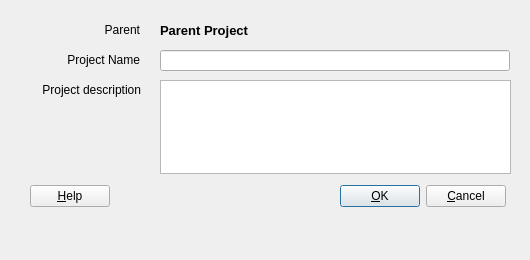
<ui version="4.0" >
 <author>G. Allen Morris III</author>
 <comment>Dialog to add a new project.</comment>
 <class>AddProject</class>
 <widget class="QDialog" name="AddProject" >
  <property name="geometry" >
   <rect>
    <x>0</x>
    <y>0</y>
    <width>530</width>
    <height>260</height>
   </rect>
  </property>
  <property name="windowTitle" >
   <string>AddProject</string>
  </property>
  <property name="whatsThis" >
   <string>What is this.</string>
  </property>
  <property name="sizeGripEnabled" >
   <bool>false</bool>
  </property>
  <widget class="QWidget" name="Layout1" >
   <property name="geometry" >
    <rect>
     <x>30</x>
     <y>180</y>
     <width>476</width>
     <height>33</height>
    </rect>
   </property>
   <layout class="QHBoxLayout" >
    <property name="spacing" >
     <number>6</number>
    </property>
    <property name="margin" >
     <number>0</number>
    </property>
    <item>
     <widget class="QPushButton" name="buttonHelp" >
      <property name="text" >
       <string>&amp;Help</string>
      </property>
      <property name="shortcut" >
       <string>F1</string>
      </property>
      <property name="autoDefault" >
       <bool>true</bool>
      </property>
     </widget>
    </item>
    <item>
     <spacer name="Horizontal Spacing2" >
      <property name="orientation" >
       <enum>Qt::Horizontal</enum>
      </property>
      <property name="sizeType" >
       <enum>QSizePolicy::Expanding</enum>
      </property>
      <property name="sizeHint" stdset="0" >
       <size>
        <width>20</width>
        <height>20</height>
       </size>
      </property>
     </spacer>
    </item>
    <item>
     <widget class="QPushButton" name="buttonOk" >
      <property name="text" >
       <string>&amp;OK</string>
      </property>
      <property name="shortcut" >
       <string/>
      </property>
      <property name="autoDefault" >
       <bool>true</bool>
      </property>
      <property name="default" >
       <bool>true</bool>
      </property>
     </widget>
    </item>
    <item>
     <widget class="QPushButton" name="buttonCancel" >
      <property name="text" >
       <string>&amp;Cancel</string>
      </property>
      <property name="shortcut" >
       <string/>
      </property>
      <property name="autoDefault" >
       <bool>true</bool>
      </property>
     </widget>
    </item>
   </layout>
  </widget>
  <widget class="QLineEdit" name="lineEdit1" >
   <property name="geometry" >
    <rect>
     <x>160</x>
     <y>50</y>
     <width>350</width>
     <height>21</height>
    </rect>
   </property>
  </widget>
  <widget class="QLabel" name="textLabel1" >
   <property name="geometry" >
    <rect>
     <x>40</x>
     <y>50</y>
     <width>100</width>
     <height>20</height>
    </rect>
   </property>
   <property name="text" >
    <string>&lt;p align="right">Project Name&lt;/p></string>
   </property>
   <property name="wordWrap" >
    <bool>false</bool>
   </property>
   <property name="buddy" >
    <cstring>lineEdit1</cstring>
   </property>
  </widget>
  <widget class="QLabel" name="textLabel4" >
   <property name="geometry" >
    <rect>
     <x>70</x>
     <y>20</y>
     <width>70</width>
     <height>20</height>
    </rect>
   </property>
   <property name="text" >
    <string>&lt;p align="right">Parent&lt;/p></string>
   </property>
   <property name="wordWrap" >
    <bool>false</bool>
   </property>
  </widget>
  <widget class="QLabel" name="textLabel2" >
   <property name="geometry" >
    <rect>
     <x>20</x>
     <y>80</y>
     <width>121</width>
     <height>20</height>
    </rect>
   </property>
   <property name="text" >
    <string>&lt;p align="right">Project description&lt;/p></string>
   </property>
   <property name="wordWrap" >
    <bool>false</bool>
   </property>
   <property name="buddy" >
    <cstring>plainTextEdit</cstring>
   </property>
  </widget>
  <widget class="QLabel" name="Parent_Project" >
   <property name="geometry" >
    <rect>
     <x>160</x>
     <y>20</y>
     <width>300</width>
     <height>20</height>
    </rect>
   </property>
   <property name="font" >
    <font>
     <pointsize>10</pointsize>
     <weight>75</weight>
     <bold>true</bold>
    </font>
   </property>
   <property name="toolTip" >
    <string>The Parent project.</string>
   </property>
   <property name="whatsThis" >
    <string comment="This is replaced with the parent project name." >The parent project</string>
   </property>
   <property name="text" >
    <string>Parent Project</string>
   </property>
   <property name="wordWrap" >
    <bool>false</bool>
   </property>
  </widget>
  <widget class="QPlainTextEdit" name="plainTextEdit" >
   <property name="geometry" >
    <rect>
     <x>160</x>
     <y>80</y>
     <width>351</width>
     <height>94</height>
    </rect>
   </property>
  </widget>
 </widget>
 <layoutdefault spacing="6" margin="11" />
 <pixmapfunction>qPixmapFromMimeSource</pixmapfunction>
 <tabstops>
  <tabstop>lineEdit1</tabstop>
  <tabstop>plainTextEdit</tabstop>
  <tabstop>buttonOk</tabstop>
  <tabstop>buttonCancel</tabstop>
  <tabstop>buttonHelp</tabstop>
 </tabstops>
 <resources/>
 <connections>
  <connection>
   <sender>buttonOk</sender>
   <signal>clicked()</signal>
   <receiver>AddProject</receiver>
   <slot>add_project()</slot>
   <hints>
    <hint type="sourcelabel" >
     <x>349</x>
     <y>182</y>
    </hint>
    <hint type="destinationlabel" >
     <x>20</x>
     <y>20</y>
    </hint>
   </hints>
  </connection>
  <connection>
   <sender>buttonCancel</sender>
   <signal>clicked()</signal>
   <receiver>AddProject</receiver>
   <slot>accept()</slot>
   <hints>
    <hint type="sourcelabel" >
     <x>430</x>
     <y>182</y>
    </hint>
    <hint type="destinationlabel" >
     <x>20</x>
     <y>20</y>
    </hint>
   </hints>
  </connection>
  <connection>
   <sender>buttonHelp</sender>
   <signal>clicked()</signal>
   <receiver>AddProject</receiver>
   <slot>accept()</slot>
   <hints>
    <hint type="sourcelabel" >
     <x>31</x>
     <y>182</y>
    </hint>
    <hint type="destinationlabel" >
     <x>20</x>
     <y>20</y>
    </hint>
   </hints>
  </connection>
 </connections>
</ui>
